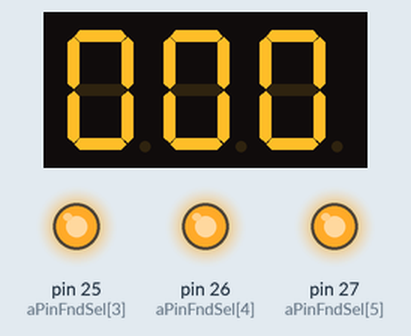
This sketch was run on a simulated Arduino Mega 2560, built with avr-gcc and run on an emulated ATmega2560. On the bench: 3-digit seven-segment display, output pins drawn as LEDs (lit = HIGH). Wiring (inferred from the names in the program): 3-digit 7-segment display, segments lit when HIGH: segments pin 13, pin 12, pin 11, pin 10, pin 9, pin 8, pin 7, pin 6; digit selects pin 24, pin 23, pin 22. The segment pins are drawn as the display they are named for; pins used as bus, display or sensor lines are not drawn.

Above: at 0.1 s.
At 4.1 s:
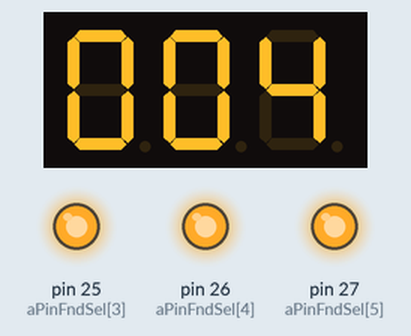
At 9.1 s:
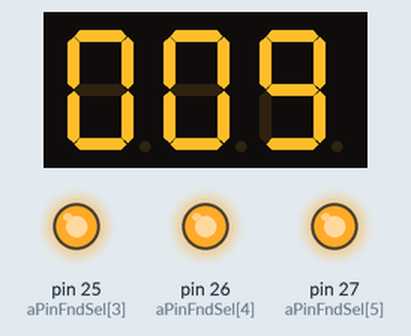
At 19.1 s:
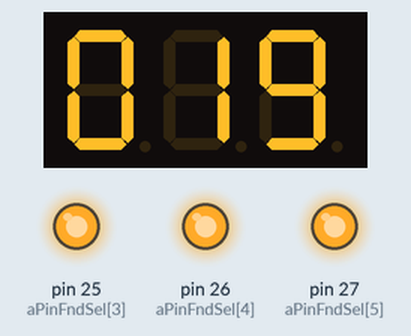
At 28.1 s:
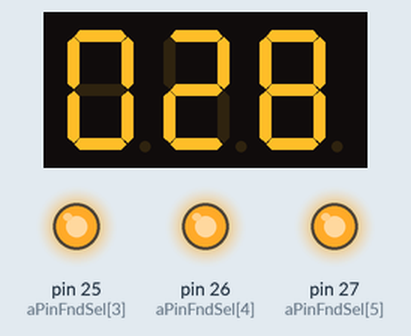
At 38.1 s:
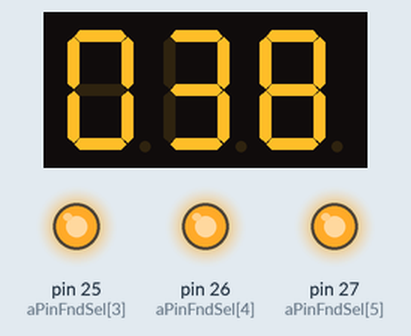
Timing chart, 0 to 39.6 s (numbered marks = the images above):
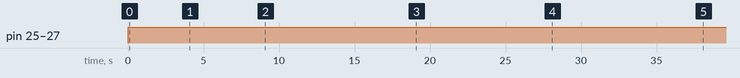

The sketch:

fndApplication01-1.ino
```cpp
#include <Time.h>
#include <TimeLib.h>

#include <MsTimer2.h>;

const int aPinFndData[8]={13,12,11,10,9,8,7,6};
const int aPinFndSel[6]={22,23,24,25,26,27};
int count=0;

const int aFndData[10] = {0x3F, 0x06, 0x5B, 0x4F, 0x66, 0x6D, 0x7D, 0x27, 0x7F, 0x6F};

const int aFndSel[6]={0x3E, 0x3D,0x3B,0x37,0x2F,0x1F};

void setup() {
  for(int i=0; i<8; i++){
    pinMode(aPinFndData[i], OUTPUT);
  }
  for(int i=0; i<6; i++){
    pinMode(aPinFndSel[i], OUTPUT);
  }
  MsTimer2::set(1000,countUp);
  MsTimer2::start();
}

void loop() {

  displaySelect(aFndSel[2]); //100의 자리
  displayNumber(aFndData[count/100]); // count의 100의 자리를 표현
  delay(1);

  displaySelect(aFndSel[1]);
  displayNumber(aFndData[count%100/10]);
  delay(1);

  displaySelect(aFndSel[0]);
  displayNumber(aFndData[count%10]);
  delay(1);
}

void countUp()
{
  count++;
}
```

fnd.ino
```cpp
void displayNumber(int tmp){
 for(int j=0; j<8; j++){
    digitalWrite(aPinFndData[j], (tmp >> j) & 1);
    }


}

void displaySelect(int tmp){
  for(int i=0; i<6; i++){
    digitalWrite(aPinFndSel[i], (tmp >> i) & 1);
  }


}
```

Measured:
- by itself, pin 25 (aPinFndSel[3]), pin 26 (aPinFndSel[4]), pin 27 (aPinFndSel[5]): LOW → HIGH at 0.00 s
- what the display in image 0 shows lasts 1.1 s, from 0.0 s to 1.1 s
